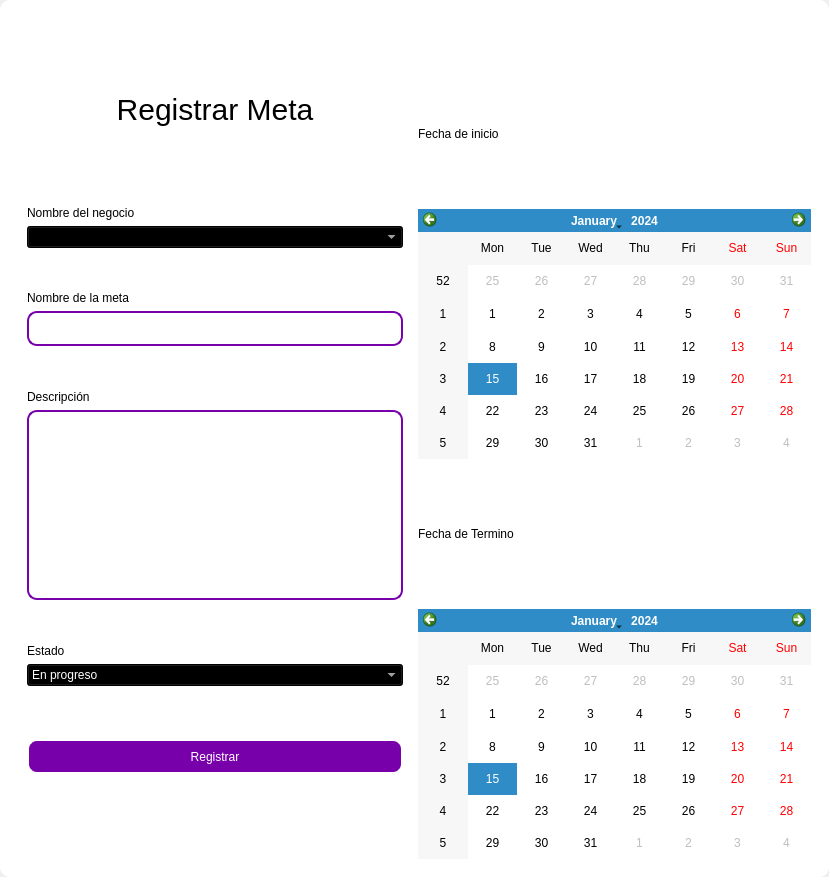
<?xml version="1.0" encoding="UTF-8"?>
<ui version="4.0">
 <class>MainWindow</class>
 <widget class="QMainWindow" name="MainWindow">
  <property name="geometry">
   <rect>
    <x>0</x>
    <y>0</y>
    <width>829</width>
    <height>877</height>
   </rect>
  </property>
  <property name="windowTitle">
   <string>MainWindow</string>
  </property>
  <property name="styleSheet">
   <string notr="true"/>
  </property>
  <widget class="QWidget" name="centralwidget">
   <property name="styleSheet">
    <string notr="true"/>
   </property>
   <layout class="QVBoxLayout" name="verticalLayout">
    <property name="spacing">
     <number>0</number>
    </property>
    <property name="leftMargin">
     <number>0</number>
    </property>
    <property name="topMargin">
     <number>0</number>
    </property>
    <property name="rightMargin">
     <number>0</number>
    </property>
    <property name="bottomMargin">
     <number>0</number>
    </property>
    <item>
     <widget class="QFrame" name="frame">
      <property name="enabled">
       <bool>true</bool>
      </property>
      <property name="styleSheet">
       <string notr="true">QFrame {
	border-radius:10px;
	background-color: rgb(255, 255, 255);
 }
</string>
      </property>
      <property name="frameShape">
       <enum>QFrame::StyledPanel</enum>
      </property>
      <property name="frameShadow">
       <enum>QFrame::Raised</enum>
      </property>
      <layout class="QVBoxLayout" name="verticalLayout_2">
       <item>
        <widget class="QFrame" name="frame_superior">
         <property name="minimumSize">
          <size>
           <width>0</width>
           <height>40</height>
          </size>
         </property>
         <property name="maximumSize">
          <size>
           <width>16777215</width>
           <height>40</height>
          </size>
         </property>
         <property name="styleSheet">
          <string notr="true">QPushButton{
border-radius:18px;
}

QPushButton:hover{
	background-color: rgb(0, 0, 0);
}
</string>
         </property>
         <property name="frameShape">
          <enum>QFrame::StyledPanel</enum>
         </property>
         <property name="frameShadow">
          <enum>QFrame::Raised</enum>
         </property>
         <layout class="QHBoxLayout" name="horizontalLayout_3">
          <property name="spacing">
           <number>4</number>
          </property>
          <property name="leftMargin">
           <number>0</number>
          </property>
          <property name="topMargin">
           <number>0</number>
          </property>
          <property name="rightMargin">
           <number>0</number>
          </property>
          <property name="bottomMargin">
           <number>0</number>
          </property>
          <item>
           <widget class="QPushButton" name="btn_icon">
            <property name="text">
             <string/>
            </property>
            <property name="iconSize">
             <size>
              <width>40</width>
              <height>40</height>
             </size>
            </property>
           </widget>
          </item>
          <item>
           <spacer name="horizontalSpacer_2">
            <property name="orientation">
             <enum>Qt::Horizontal</enum>
            </property>
            <property name="sizeHint" stdset="0">
             <size>
              <width>443</width>
              <height>20</height>
             </size>
            </property>
           </spacer>
          </item>
          <item>
           <widget class="QPushButton" name="bt_minimizar">
            <property name="minimumSize">
             <size>
              <width>38</width>
              <height>38</height>
             </size>
            </property>
            <property name="maximumSize">
             <size>
              <width>38</width>
              <height>38</height>
             </size>
            </property>
            <property name="cursor">
             <cursorShape>PointingHandCursor</cursorShape>
            </property>
            <property name="text">
             <string/>
            </property>
            <property name="icon">
             <iconset>
              <normaloff>image/minus.svg</normaloff>image/minus.svg</iconset>
            </property>
            <property name="iconSize">
             <size>
              <width>38</width>
              <height>38</height>
             </size>
            </property>
           </widget>
          </item>
          <item>
           <widget class="QPushButton" name="bt_maximizar">
            <property name="minimumSize">
             <size>
              <width>38</width>
              <height>38</height>
             </size>
            </property>
            <property name="maximumSize">
             <size>
              <width>38</width>
              <height>38</height>
             </size>
            </property>
            <property name="cursor">
             <cursorShape>PointingHandCursor</cursorShape>
            </property>
            <property name="text">
             <string/>
            </property>
            <property name="icon">
             <iconset>
              <normaloff>image/chevron-up.svg</normaloff>image/chevron-up.svg</iconset>
            </property>
            <property name="iconSize">
             <size>
              <width>38</width>
              <height>38</height>
             </size>
            </property>
           </widget>
          </item>
          <item>
           <widget class="QPushButton" name="bt_restaurar">
            <property name="minimumSize">
             <size>
              <width>38</width>
              <height>38</height>
             </size>
            </property>
            <property name="maximumSize">
             <size>
              <width>38</width>
              <height>38</height>
             </size>
            </property>
            <property name="cursor">
             <cursorShape>PointingHandCursor</cursorShape>
            </property>
            <property name="text">
             <string/>
            </property>
            <property name="icon">
             <iconset>
              <normaloff>image/chevron-down.svg</normaloff>image/chevron-down.svg</iconset>
            </property>
            <property name="iconSize">
             <size>
              <width>38</width>
              <height>38</height>
             </size>
            </property>
           </widget>
          </item>
          <item>
           <widget class="QPushButton" name="bt_cerrar">
            <property name="minimumSize">
             <size>
              <width>38</width>
              <height>38</height>
             </size>
            </property>
            <property name="maximumSize">
             <size>
              <width>38</width>
              <height>38</height>
             </size>
            </property>
            <property name="cursor">
             <cursorShape>PointingHandCursor</cursorShape>
            </property>
            <property name="text">
             <string/>
            </property>
            <property name="icon">
             <iconset>
              <normaloff>image/x.svg</normaloff>image/x.svg</iconset>
            </property>
            <property name="iconSize">
             <size>
              <width>38</width>
              <height>38</height>
             </size>
            </property>
           </widget>
          </item>
         </layout>
        </widget>
       </item>
       <item>
        <widget class="QFrame" name="frame_3">
         <property name="styleSheet">
          <string notr="true">QLabel {
color: rgb(0, 0, 0);
	font: 12pt &quot;Arial&quot;;
	background-color: rgba(0, 0, 0,0);
}

QTextEdit{
background-color: rgba(0, 0, 0,0);
border-radius:10px; 
font: 12pt &quot;Arial&quot;;
color: rgb(0, 0, 0);
border: 2px solid  rgb(120, 0, 171);

}

QTextEdit:hover{
background-color: rgba(0, 0, 0,0);
border-radius:10px; 
font: 12pt &quot;Arial&quot;;
border: 2px solid  rgb(120, 0, 171);
	color: rgb(255, 255, 255);
}

QTextEdit:focus{
background-color: rgb(0, 0, 0);
border-radius:10px; 
font: 12pt &quot;Arial&quot;;
border: 2px solid rgb(120, 0, 171);
	
}

QLineEdit{
background-color: rgba(0, 0, 0,0);
border-radius:10px; 
font: 12pt &quot;Arial&quot;;
	color: rgb(0, 0, 0);
border: 2px solid  rgb(120, 0, 171);
}

QLineEdit:hover{
background-color: rgba(0, 0, 0,0);
border-radius:10px; 
font: 12pt &quot;Arial&quot;;
border: 2px solid  rgb(120, 0, 171);
}

QLineEdit:focus{
background-color: rgb(0, 0, 0);
border-radius:10px; 
font: 12pt &quot;Arial&quot;;
border: 2px solid rgb(120, 0, 171);
color: rgb(255, 255, 255);
}

QCheckBox{
	font: 12pt &quot;Arial&quot;;
	color: rgb(255, 255, 255);
}

QCheckBox::indicator {
    width: 18px;
    height:18px;
}

QCheckBox::indicator:unchecked {
   background-image: url(image/square.svg);
}

QCheckBox::indicator:checked {
   background-image: url(image/check-square.svg);
}

QPushButton{
border-radius:10px; 
font: 12pt &quot;Arial&quot;;
color: rgb(255, 255, 254);
border: 2px solid #ffffff;
background-color: rgb(120, 0, 171);
}

QPushButton:hover{
border-radius:10px; 
font: 12pt &quot;Arial&quot;;
color: rgb(255, 255, 255);
border: 2px solid rgb(120, 0, 171);
	background-color: rgb(120, 0, 171);
}
</string>
         </property>
         <property name="frameShape">
          <enum>QFrame::StyledPanel</enum>
         </property>
         <property name="frameShadow">
          <enum>QFrame::Raised</enum>
         </property>
         <layout class="QHBoxLayout" name="horizontalLayout_4">
          <item>
           <layout class="QVBoxLayout" name="verticalLayout_4">
            <property name="spacing">
             <number>5</number>
            </property>
            <property name="rightMargin">
             <number>0</number>
            </property>
            <property name="bottomMargin">
             <number>0</number>
            </property>
            <item>
             <widget class="QLabel" name="label_3">
              <property name="minimumSize">
               <size>
                <width>100</width>
                <height>50</height>
               </size>
              </property>
              <property name="styleSheet">
               <string notr="true">font-size: 30px;
color: rgb(0, 0, 0);</string>
              </property>
              <property name="text">
               <string>Registrar Meta</string>
              </property>
              <property name="alignment">
               <set>Qt::AlignCenter</set>
              </property>
             </widget>
            </item>
            <item>
             <widget class="QFrame" name="frame_4">
              <property name="maximumSize">
               <size>
                <width>400</width>
                <height>700</height>
               </size>
              </property>
              <property name="styleSheet">
               <string notr="true">QLabel {
color: rgb(0, 0, 0);
	font: 12pt &quot;Arial&quot;;
	background-color: rgba(0, 0, 0,0);
}

QTextEdit{
background-color: rgba(0, 0, 0,0);
border-radius:10px; 
font: 12pt &quot;Arial&quot;;
color: rgb(0, 0, 0);
border: 2px solid  rgb(120, 0, 171);

}

QTextEdit:hover{
background-color: rgba(0, 0, 0,0);
border-radius:10px; 
font: 12pt &quot;Arial&quot;;
border: 2px solid  rgb(120, 0, 171);
	color: rgb(255, 255, 255);
}

QTextEdit:focus{
background-color: rgb(0, 0, 0);
border-radius:10px; 
font: 12pt &quot;Arial&quot;;
border: 2px solid rgb(120, 0, 171);
	
}

QLineEdit{
background-color: rgba(0, 0, 0,0);
border-radius:10px; 
font: 12pt &quot;Arial&quot;;
	color: rgb(0, 0, 0);
border: 2px solid  rgb(120, 0, 171);
}

QLineEdit:hover{
background-color: rgba(0, 0, 0,0);
border-radius:10px; 
font: 12pt &quot;Arial&quot;;
border: 2px solid  rgb(120, 0, 171);
}

QLineEdit:focus{
background-color: rgb(0, 0, 0);
border-radius:10px; 
font: 12pt &quot;Arial&quot;;
border: 2px solid rgb(120, 0, 171);
color: rgb(255, 255, 255);
}

QCheckBox{
	font: 12pt &quot;Arial&quot;;
	color: rgb(255, 255, 255);
}

QCheckBox::indicator {
    width: 18px;
    height:18px;
}

QCheckBox::indicator:unchecked {
   background-image: url(image/square.svg);
}

QCheckBox::indicator:checked {
   background-image: url(image/check-square.svg);
}

QPushButton{
border-radius:10px; 
font: 12pt &quot;Arial&quot;;
color: rgb(255, 255, 254);
border: 2px solid #ffffff;
background-color: rgb(120, 0, 171);
}

QPushButton:hover{
border-radius:10px; 
font: 12pt &quot;Arial&quot;;
color: rgb(255, 255, 255);
border: 2px solid rgb(120, 0, 171);
	background-color: rgb(120, 0, 171);
}
</string>
              </property>
              <property name="frameShape">
               <enum>QFrame::StyledPanel</enum>
              </property>
              <property name="frameShadow">
               <enum>QFrame::Raised</enum>
              </property>
              <layout class="QVBoxLayout" name="verticalLayout_3">
               <property name="leftMargin">
                <number>9</number>
               </property>
               <property name="topMargin">
                <number>9</number>
               </property>
               <property name="rightMargin">
                <number>9</number>
               </property>
               <property name="bottomMargin">
                <number>9</number>
               </property>
               <item>
                <spacer name="verticalSpacer_3">
                 <property name="orientation">
                  <enum>Qt::Vertical</enum>
                 </property>
                 <property name="sizeHint" stdset="0">
                  <size>
                   <width>20</width>
                   <height>40</height>
                  </size>
                 </property>
                </spacer>
               </item>
               <item>
                <widget class="QLabel" name="label_4">
                 <property name="text">
                  <string>Nombre del negocio</string>
                 </property>
                </widget>
               </item>
               <item>
                <widget class="QComboBox" name="business_combobox">
                 <property name="enabled">
                  <bool>false</bool>
                 </property>
                 <property name="styleSheet">
                  <string notr="true">background-color: rgb(0, 0, 0);
color: rgb(255, 255, 255);</string>
                 </property>
                </widget>
               </item>
               <item>
                <spacer name="verticalSpacer_4">
                 <property name="orientation">
                  <enum>Qt::Vertical</enum>
                 </property>
                 <property name="sizeHint" stdset="0">
                  <size>
                   <width>20</width>
                   <height>40</height>
                  </size>
                 </property>
                </spacer>
               </item>
               <item>
                <widget class="QLabel" name="label_5">
                 <property name="text">
                  <string>Nombre de la meta</string>
                 </property>
                </widget>
               </item>
               <item>
                <widget class="QLineEdit" name="nametxt">
                 <property name="minimumSize">
                  <size>
                   <width>0</width>
                   <height>35</height>
                  </size>
                 </property>
                 <property name="maximumSize">
                  <size>
                   <width>16777215</width>
                   <height>16777215</height>
                  </size>
                 </property>
                 <property name="echoMode">
                  <enum>QLineEdit::Normal</enum>
                 </property>
                </widget>
               </item>
               <item>
                <spacer name="verticalSpacer_5">
                 <property name="orientation">
                  <enum>Qt::Vertical</enum>
                 </property>
                 <property name="sizeHint" stdset="0">
                  <size>
                   <width>20</width>
                   <height>40</height>
                  </size>
                 </property>
                </spacer>
               </item>
               <item>
                <widget class="QLabel" name="label">
                 <property name="text">
                  <string>Descripción</string>
                 </property>
                </widget>
               </item>
               <item>
                <widget class="QTextEdit" name="descriptiontxt"/>
               </item>
               <item>
                <spacer name="verticalSpacer_6">
                 <property name="orientation">
                  <enum>Qt::Vertical</enum>
                 </property>
                 <property name="sizeHint" stdset="0">
                  <size>
                   <width>20</width>
                   <height>40</height>
                  </size>
                 </property>
                </spacer>
               </item>
               <item>
                <widget class="QLabel" name="label_6">
                 <property name="text">
                  <string>Estado</string>
                 </property>
                </widget>
               </item>
               <item>
                <widget class="QComboBox" name="status_combobox">
                 <property name="styleSheet">
                  <string notr="true">background-color: rgb(0, 0, 0);
color: rgb(255, 255, 255);</string>
                 </property>
                 <item>
                  <property name="text">
                   <string>En progreso</string>
                  </property>
                 </item>
                 <item>
                  <property name="text">
                   <string>Planificada</string>
                  </property>
                 </item>
                 <item>
                  <property name="text">
                   <string>Completada</string>
                  </property>
                 </item>
                </widget>
               </item>
               <item>
                <spacer name="verticalSpacer_9">
                 <property name="orientation">
                  <enum>Qt::Vertical</enum>
                 </property>
                 <property name="sizeHint" stdset="0">
                  <size>
                   <width>20</width>
                   <height>50</height>
                  </size>
                 </property>
                </spacer>
               </item>
               <item>
                <widget class="QPushButton" name="btn_add">
                 <property name="minimumSize">
                  <size>
                   <width>0</width>
                   <height>35</height>
                  </size>
                 </property>
                 <property name="cursor">
                  <cursorShape>PointingHandCursor</cursorShape>
                 </property>
                 <property name="text">
                  <string>Registrar</string>
                 </property>
                </widget>
               </item>
               <item>
                <spacer name="verticalSpacer_7">
                 <property name="orientation">
                  <enum>Qt::Vertical</enum>
                 </property>
                 <property name="sizeHint" stdset="0">
                  <size>
                   <width>20</width>
                   <height>40</height>
                  </size>
                 </property>
                </spacer>
               </item>
               <item>
                <spacer name="verticalSpacer_8">
                 <property name="orientation">
                  <enum>Qt::Vertical</enum>
                 </property>
                 <property name="sizeHint" stdset="0">
                  <size>
                   <width>20</width>
                   <height>40</height>
                  </size>
                 </property>
                </spacer>
               </item>
              </layout>
             </widget>
            </item>
           </layout>
          </item>
          <item>
           <layout class="QVBoxLayout" name="verticalLayout_5">
            <property name="rightMargin">
             <number>0</number>
            </property>
            <item>
             <widget class="QLabel" name="label_2">
              <property name="text">
               <string>Fecha de inicio</string>
              </property>
             </widget>
            </item>
            <item>
             <widget class="QCalendarWidget" name="start_datetxt">
              <property name="minimumSize">
               <size>
                <width>0</width>
                <height>10</height>
               </size>
              </property>
              <property name="maximumSize">
               <size>
                <width>16777215</width>
                <height>250</height>
               </size>
              </property>
              <property name="styleSheet">
               <string notr="true">/* calendar_style.qss */

QCalendarWidget QAbstractItemView {
    selection-background-color: #ff9800; /* Color de fondo de la selección */
    background-color: #ffffff; /* Color de fondo */
    color: #000000; /* Color del texto */
    gridline-color: #e0e0e0; /* Color de las líneas de la cuadrícula */
}

QCalendarWidget QWidget#qt_calendar_navigationbar {
    background-color: #3f51b5; /* Color de fondo de la barra de navegación */
    color: #ffffff; /* Color del texto de la barra de navegación */
}



    background-color: #5c6bc0; /* Color de fondo de los botones al</string>
              </property>
             </widget>
            </item>
            <item>
             <widget class="QLabel" name="label_7">
              <property name="text">
               <string>Fecha de Termino</string>
              </property>
             </widget>
            </item>
            <item>
             <widget class="QCalendarWidget" name="end_datetxt">
              <property name="minimumSize">
               <size>
                <width>0</width>
                <height>25</height>
               </size>
              </property>
              <property name="maximumSize">
               <size>
                <width>16777215</width>
                <height>250</height>
               </size>
              </property>
              <property name="styleSheet">
               <string notr="true">/* calendar_style.qss */

QCalendarWidget QAbstractItemView {
    selection-background-color: #ff9800; /* Color de fondo de la selección */
    background-color: #ffffff; /* Color de fondo */
    color: #000000; /* Color del texto */
    gridline-color: #e0e0e0; /* Color de las líneas de la cuadrícula */
}

QCalendarWidget QWidget#qt_calendar_navigationbar {
    background-color: #3f51b5; /* Color de fondo de la barra de navegación */
    color: #ffffff; /* Color del texto de la barra de navegación */
}



    background-color: #5c6bc0; /* Color de fondo de los botones al</string>
              </property>
             </widget>
            </item>
           </layout>
          </item>
         </layout>
        </widget>
       </item>
      </layout>
     </widget>
    </item>
   </layout>
  </widget>
 </widget>
 <resources/>
 <connections/>
</ui>
